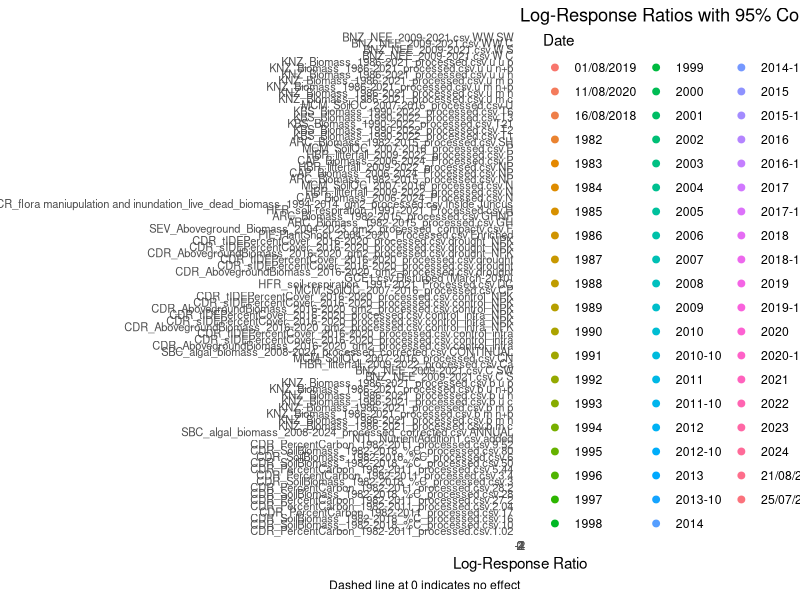

Source code (R): (Note: this script raises an error after producing the figure.)
# Log-Response Ratio Calculator
# This script calculates log-response ratios for experimental treatments vs control
# within each experiment

# Load required libraries
library(dplyr)
library(tidyverse)

#read in data 
data <- read.csv("Analysis/LR_master_file.csv")


# Function to calculate log-response ratio and its variance by a time variable
calculate_lrr_by_time <- function(data, time_col = "Date") {
  
  # Ensure we have the required columns
  required_cols <- c("source", "Treatment", "means", "response_sd", "sample_size", time_col)
  
  if (!all(required_cols %in% colnames(data))) {
    stop(paste("Data must contain columns: source, Treatment, means, response_sd, sample_size, and", time_col))
  }
  
  # A vector of possible names for the control group to make the code cleaner
  control_names <- c("control", "Control", "C", "0", "C1", "Camb Namb M", "T4", "u u c", 
                     "W", "C C", "pre", "XXX", "WS08", "none", "CONTROL", 
                     "Outside Juncus", "C(Control Plot)")
  
  # 1. Separate control and treatment data
  control_data <- data %>% 
    filter(Treatment %in% control_names)
  
  treatment_data <- data %>% 
    filter(!Treatment %in% control_names)
  
  # 2. Prepare the control data for joining
  # We select only the necessary columns and rename them to avoid conflicts after joining.
  # This groups by BOTH source and the time column.
  control_summary <- control_data %>%
    group_by(source, .data[[time_col]]) %>%
    # If multiple controls exist for a given year, this takes the first one, mimicking the original code's warning.
    slice(1) %>% 
    ungroup() %>%
    select(
      source, 
      {{time_col}}, 
      control_mean = means, 
      control_sd = response_sd, 
      control_n = sample_size
    )
  
  # 3. Join treatment data with its corresponding control data for each source and time point
  results <- treatment_data %>%
    left_join(control_summary, by = c("source", time_col)) %>%
    # Remove rows where a matching control was not found for that year
    filter(!is.na(control_mean)) %>%
    # 4. Calculate LRR and other metrics
    mutate(
      # Log-response ratio
      log_response_ratio = log(means / control_mean),
      
      # Variance of log-response ratio
      log_rr_variance = (response_sd^2 / (means^2 * sample_size)) + 
        (control_sd^2 / (control_mean^2 * control_n)),
      
      # Standard error
      log_rr_se = sqrt(log_rr_variance),
      
      # 95% Confidence intervals
      log_rr_ci_lower = log_response_ratio - 1.96 * log_rr_se,
      log_rr_ci_upper = log_response_ratio + 1.96 * log_rr_se,
      
      # Back-transformed response ratio and CIs
      response_ratio = exp(log_response_ratio),
      response_ratio_ci_lower = exp(log_rr_ci_lower),
      response_ratio_ci_upper = exp(log_rr_ci_upper)
    )
  
  return(results)
}

# Calculate the log response ratio for each year within each experiment
lrr_results <- calculate_lrr_by_time(data, time_col = "Date")

# View the results
print(lrr_results)

#write csv
write.csv(lrr_results, "Analysis/LRR_results.csv")

########################################################################################################################################
########################################################################################################################################

# Optional: Create a simple plot
  library(ggplot2)
  
  # Forest plot of log-response ratios
  plot <- ggplot(lrr_results, aes(x = log_response_ratio, y = interaction(source, Treatment), fill = Date, color = Date)) +
    geom_point(size = 2) +
    #geom_errorbarh(aes(xmin = log_rr_ci_lower, xmax = log_rr_ci_upper), height = 0.2) +
    geom_vline(xintercept = 0, linetype = "dashed", color = "red") +
    labs(
      title = "Log-Response Ratios with 95% Confidence Intervals",
      x = "Log-Response Ratio",
      y = "Experiment : Treatment",
      caption = "Dashed line at 0 indicates no effect"
    ) +
    theme_minimal() +
    theme(axis.text.y = element_text(size = 8))
  
  print(plot)
  
  # Save plot
  plot_file <- gsub("\\.[^.]*$", "_log_response_plot.png", file_path)
  ggsave(plot_file, plot, width = 10, height = 6, dpi = 300)
  cat("Plot saved to:", plot_file, "\n")
